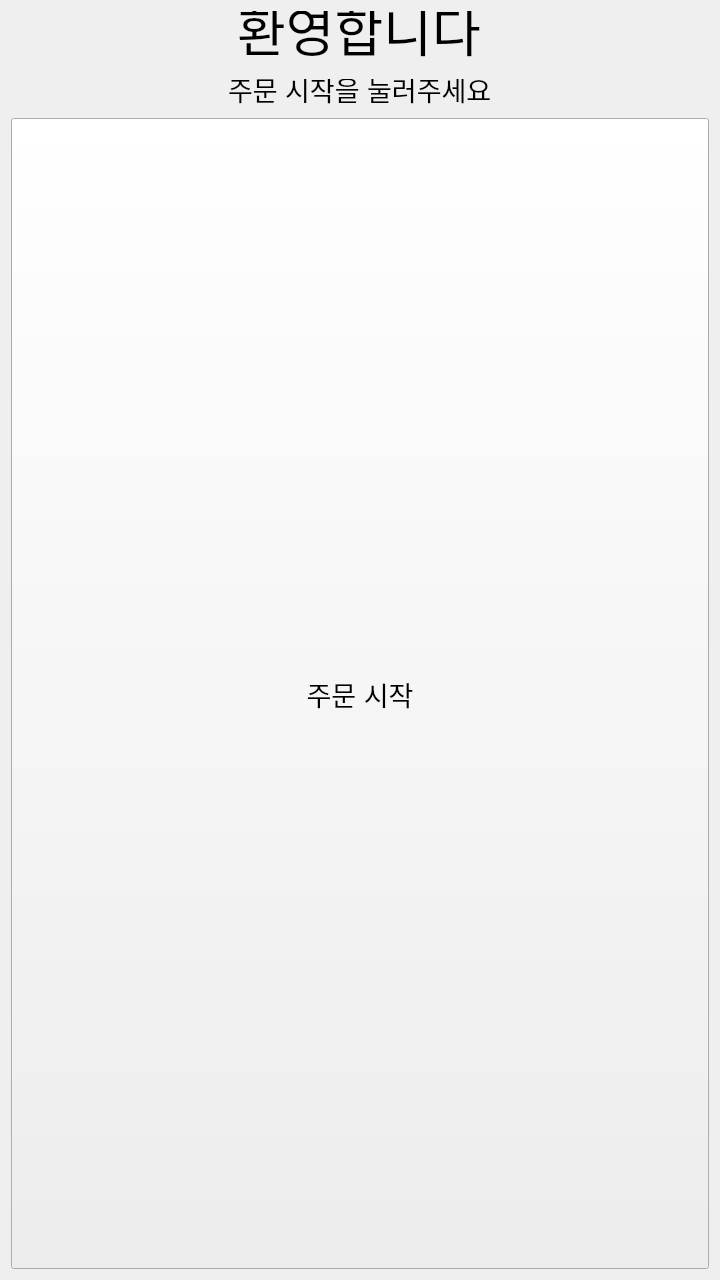
<?xml version="1.0" encoding="UTF-8"?>
<ui version="4.0">
 <class>Form</class>
 <widget class="QWidget" name="Form">
  <property name="geometry">
   <rect>
    <x>0</x>
    <y>0</y>
    <width>720</width>
    <height>1280</height>
   </rect>
  </property>
  <property name="sizePolicy">
   <sizepolicy hsizetype="Expanding" vsizetype="Expanding">
    <horstretch>0</horstretch>
    <verstretch>0</verstretch>
   </sizepolicy>
  </property>
  <property name="minimumSize">
   <size>
    <width>720</width>
    <height>1280</height>
   </size>
  </property>
  <property name="windowTitle">
   <string>Form</string>
  </property>
  <layout class="QVBoxLayout" name="verticalLayout">
   <item>
    <layout class="QVBoxLayout" name="verticalLayout_2">
     <item>
      <widget class="QLineEdit" name="le_title">
       <property name="sizePolicy">
        <sizepolicy hsizetype="Expanding" vsizetype="Fixed">
         <horstretch>0</horstretch>
         <verstretch>0</verstretch>
        </sizepolicy>
       </property>
       <property name="font">
        <font>
         <pointsize>40</pointsize>
        </font>
       </property>
       <property name="focusPolicy">
        <enum>Qt::FocusPolicy::NoFocus</enum>
       </property>
       <property name="styleSheet">
        <string notr="true">background-color: transparent;</string>
       </property>
       <property name="text">
        <string>환영합니다</string>
       </property>
       <property name="frame">
        <bool>false</bool>
       </property>
       <property name="alignment">
        <set>Qt::AlignmentFlag::AlignCenter</set>
       </property>
      </widget>
     </item>
    </layout>
   </item>
   <item>
    <layout class="QVBoxLayout" name="verticalLayout_3">
     <item>
      <widget class="QLineEdit" name="le_sub_title">
       <property name="font">
        <font>
         <pointsize>20</pointsize>
        </font>
       </property>
       <property name="focusPolicy">
        <enum>Qt::FocusPolicy::NoFocus</enum>
       </property>
       <property name="styleSheet">
        <string notr="true">background-color: transparent;</string>
       </property>
       <property name="text">
        <string>주문 시작을 눌러주세요</string>
       </property>
       <property name="frame">
        <bool>false</bool>
       </property>
       <property name="alignment">
        <set>Qt::AlignmentFlag::AlignCenter</set>
       </property>
      </widget>
     </item>
    </layout>
   </item>
   <item>
    <widget class="QPushButton" name="btn_start_main_menu">
     <property name="sizePolicy">
      <sizepolicy hsizetype="Expanding" vsizetype="Expanding">
       <horstretch>0</horstretch>
       <verstretch>0</verstretch>
      </sizepolicy>
     </property>
     <property name="font">
      <font>
       <pointsize>20</pointsize>
      </font>
     </property>
     <property name="focusPolicy">
      <enum>Qt::FocusPolicy::NoFocus</enum>
     </property>
     <property name="text">
      <string>주문 시작</string>
     </property>
    </widget>
   </item>
  </layout>
 </widget>
 <resources/>
 <connections/>
</ui>
